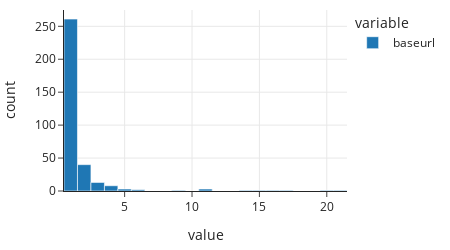

The code cell stored with this chart in its notebook:
### Markdown cell above
Our training set has 584 rows, and the code above shows that there are 337 unique publishing websites. This implies that many websites published a few articles. A histogram of the number of articles published by each website confirms this:

### Code cell
px.histogram(X_train['baseurl'].value_counts(), width=450, height=250)

### Figure 1 — Plotly figure (JSON) as saved in the notebook; plotly's stock layout.template omitted (floating-point values rounded to 4 significant figures; data arrays with more than 128 entries replaced by an {"elided": "..."} marker saying what was removed)
{"data": [{"alignmentgroup": "True", "bingroup": "x", "hovertemplate": "variable=baseurl<br>value=%{x}<br>count=%{y}<extra></extra>", "legendgroup": "baseurl", "marker": {"color": "#1F77B4", "pattern": {"shape": ""}}, "name": "baseurl", "offsetgroup": "baseurl", "orientation": "v", "showlegend": true, "type": "histogram", "x": {"elided": "337 int values"}, "xaxis": "x", "yaxis": "y"}], "layout": {"barmode": "relative", "height": 250, "legend": {"title": {"text": "variable"}, "tracegroupgap": 0}, "width": 450, "xaxis": {"anchor": "y", "autorange": true, "domain": [0, 1], "range": [0.5, 21.5], "title": {"text": "value"}, "type": "linear"}, "yaxis": {"anchor": "x", "autorange": true, "domain": [0, 1], "range": [0, 274.7], "title": {"text": "count"}}}}
